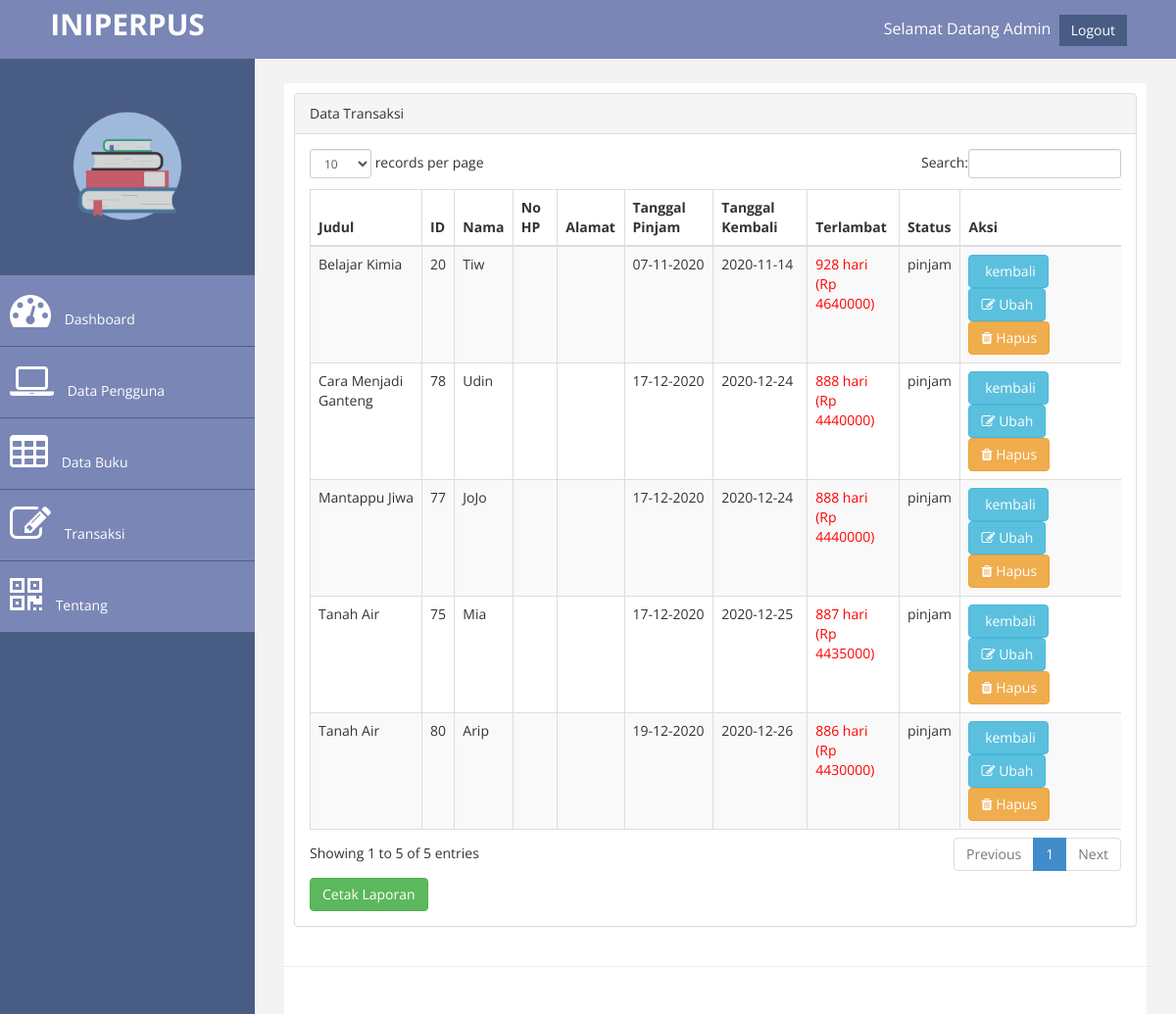
The page /admin.php?page=transaksi (signed in) on the database its author committed.
### tables this page shows
CREATE TABLE `transaksi` (
  `id` int(10) NOT NULL,
  `judul` varchar(200) NOT NULL,
  `nis` varchar(10) NOT NULL,
  `nama` varchar(50) NOT NULL,
  `tgl_pinjam` varchar(30) NOT NULL,
  `tgl_kembali` varchar(30) NOT NULL,
  `status` varchar(100) NOT NULL
);

### function.php (called while the page is built)
<?php
		function terlambat($tgl_dateline, $tgl_kembali){
		$tgl_dateline_pecah = explode("-", $tgl_dateline);
		$tgl_dateline_pecah = $tgl_dateline_pecah[2]."-".$tgl_dateline_pecah[1]."-".$tgl_dateline_pecah[0];
		$tgl_kembali_pecah = explode("-", $tgl_kembali);
		$tgl_kembali_pecah = $tgl_kembali_pecah[2]."-".$tgl_kembali_pecah[1]."-".$tgl_kembali_pecah[0];
		$selisih = strtotime($tgl_kembali_pecah)- strtotime($tgl_dateline_pecah);
		$selisih = $selisih/86400;
		if ($selisih>=1) {
			$hasil_tgl = floor($selisih);
		}else{
			$hasil_tgl = 0;
		}
		return $hasil_tgl;
	}
 ?>

### page/transaksi/transaksi.php (the view)
<div class="row">
    <div class="col-md-12">
        <div class="panel panel-default">
            <div class="panel-heading">
                Data Transaksi
            </div>
            <div class="panel-body">
                <div class="table-responsive">
                    <table class="table table-striped table-bordered table-hover" id="dataTables-example">
                        <thead>
                            <tr>
                                <th>Judul</th>
                                <th>ID</th>
                                <th>Nama</th>
                                <th>No HP</th>
                                <th>Alamat</th>
                                <th>Tanggal Pinjam</th>
                                <th>Tanggal Kembali</th>
                                <th>Terlambat</th>
                                <th>Status</th>
                                <th>Aksi</th>
                            </tr>
                        </thead>
                        <tbody>
                            <?php
                                           $sql = $koneksi->query("select * from transaksi where status='pinjam'");
                                           while ($data= $sql->fetch_assoc()) {
                                        ?>
                            <tr>
                                <td><?php echo $data['judul'] ?></td>
                                <td><?php echo $data['id'] ?></td>
                                <td><?php echo $data['nama'] ?></td>
                                <td><?php echo $data['nohp'] ?></td>
                                <td><?php echo $data['alamat'] ?></td>
                                <td><?php echo $data['tgl_pinjam'] ?></td>
                                <td><?php echo $data['tgl_kembali'] ?></td>
                                <td>
                                    <?php
                                                   $denda = 5000;
                                                   $tgl_dateline2 = $data['tgl_kembali'];
                                                   $tgl_kembali = date('d-m-Y');
                                                   $lambat = terlambat($tgl_dateline2, $tgl_kembali);
                                                   $denda1 = $lambat*$denda;
                                                   if ($lambat>0) {
                                                       echo "
                                                               <font color='red'>$lambat hari<br>(Rp $denda1)</font>
                                                           ";
                                                   }else{
                                                       echo $lambat ."Hari";
                                                   }
                                               ?>
                                </td>
                                <td><?php echo $data['status'] ?></td>
                                <td>
                                    <a href="?page=transaksi&aksi=kembali&id=<?php echo $data['id']; ?>&judul=<?php echo $data['judul']; ?>"
                                        class="btn btn-info"><i class="fa fa-back"></i> kembali</a>
                                    <a href="?page=transaksi&aksi=ubah&id=<?php echo $data['id']; ?>"
                                        class="btn btn-info"><i class="fa fa-edit"></i> Ubah</a>
                                    <a onclick="return confirm('Yakin ingin menghapus data?')"
                                        href="?page=transaksi&aksi=hapus&id=<?php echo $data['id']; ?>"
                                        class="btn btn-warning"><i class="fa fa-trash"></i> Hapus</a>
                                </td>
                            </tr>
                            <?php
                                       } ?>
                        </tbody>
                    </table>
                    <a href="page/transaksi/laporan.php" class="btn btn-success"> Cetak Laporan</a>
                </div>
            </div>
        </div>
    </div>
</div>

### assets/css/custom.css (style rules this page uses)
body { font-family: 'Open Sans', sans-serif; background-image: url("assets/images/Buku-2.jpg"); }

### rows shown on the page
transaksi: judul "Belajar Kimia", id "20", nama "Tiw", tgl_pinjam "07-11-2020", tgl_kembali "2020-11-14", tgl_kembali "928", tgl_kembali "4640000", status "pinjam"
transaksi: judul "Tanah Air", id "75", nama "Mia", tgl_pinjam "17-12-2020", tgl_kembali "2020-12-25", tgl_kembali "887", tgl_kembali "4435000", status "pinjam"
transaksi: judul "Mantappu Jiwa", id "77", nama "JoJo", tgl_pinjam "17-12-2020", tgl_kembali "2020-12-24", tgl_kembali "888", tgl_kembali "4440000", status "pinjam"
transaksi: judul "Cara Menjadi Ganteng", id "78", nama "Udin", tgl_pinjam "17-12-2020", tgl_kembali "2020-12-24", tgl_kembali "888", tgl_kembali "4440000", status "pinjam"
transaksi: judul "Tanah Air", id "80", nama "Arip", tgl_pinjam "19-12-2020", tgl_kembali "2020-12-26", tgl_kembali "886", tgl_kembali "4430000", status "pinjam"
